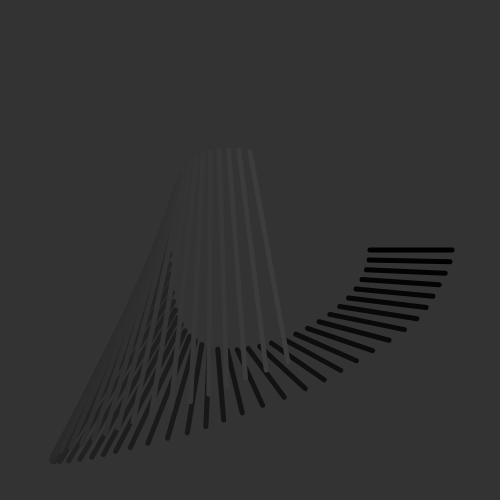
Frame 1 (no input)
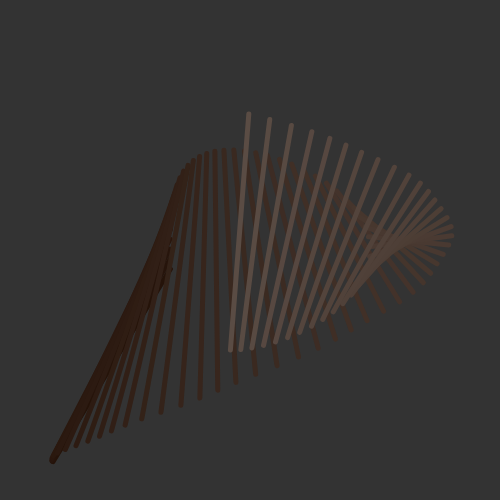
Frame 60 (no input)
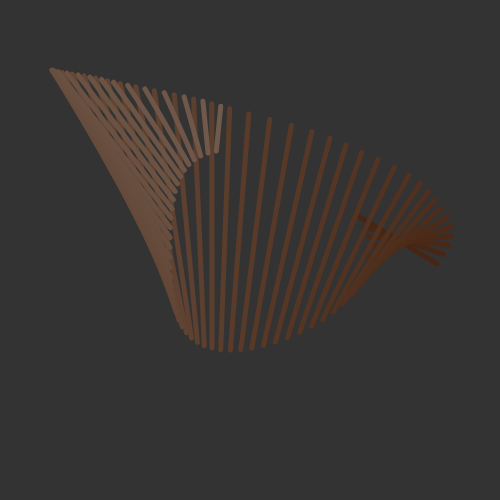
Frame 120 (the mouse pressed at the canvas centre since frame 60)

The p5.js sketch that drew these frames (run headless with seeded random() and noise() and a simulated clock; from frame 60 on, the mouse is pressed at the canvas centre):

// p5.js sketch
// ── sketch.js
let t=0;
const NUM_LINES = 50;

function x1(t){
  return cos(t/10) * 100 + cos(t / 5) * 20;
}
function y1(t){
  return sin(t/10) * 100;
}
function x2(t){
  return cos(t/10) * 200 + cos(t / 1) * 2;
}
function y2(t){
  return sin(t/20) * 200 + sin(t / 12) * 20;
}

function setup() {
  createCanvas(500, 500);
  background(51);
}

function draw() {
  background(51);
  
  strokeWeight(5);
  
  translate(width/2, height/2);
  for(var i = 0; i< NUM_LINES ; i++){
    stroke(sin((t+i)/100)*127,sin((t/2+i)/100)*127,sin((t/4+i)/100)*127);
    line(x1(t+i),y1(t+i), x2(t+i), y2(t+i));
  }
  t+=0.5;
}
